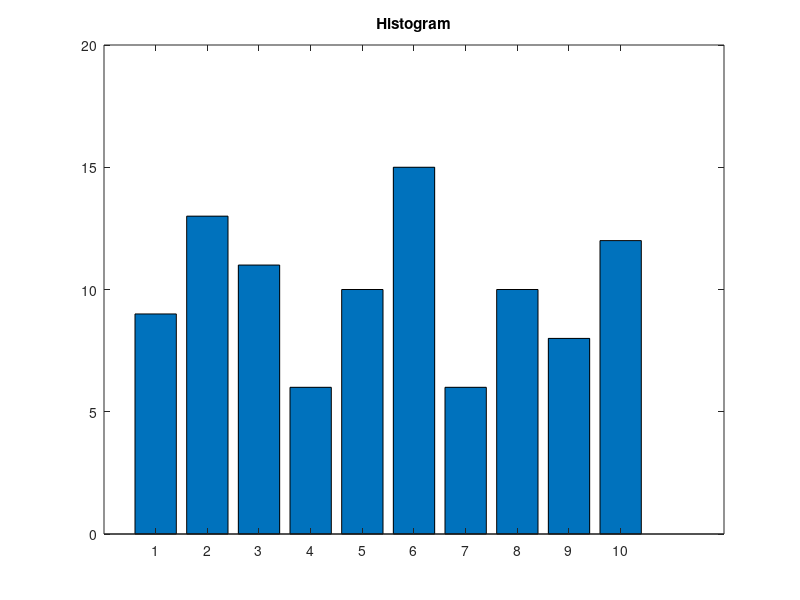
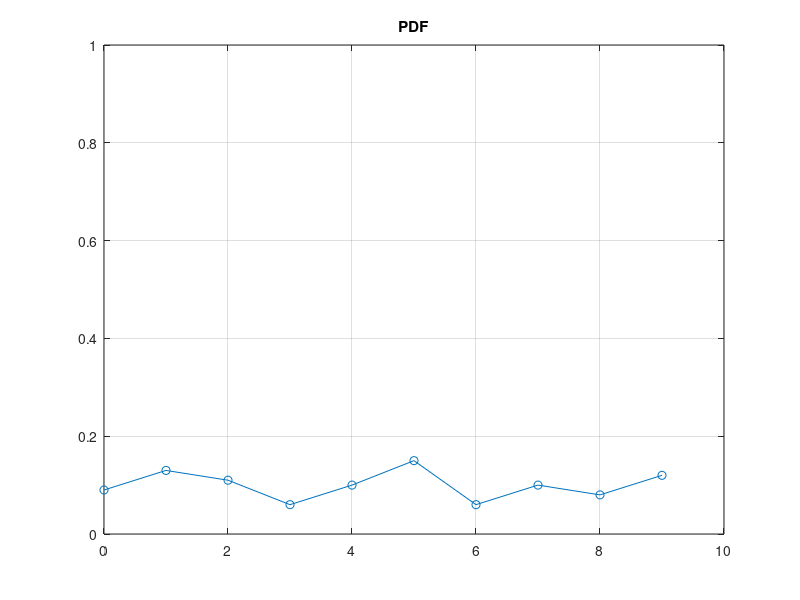

Source code (MATLAB) for these figures, in order:
clear;
x=floor(rand(1, 100) * 10 + 20);
disp(x)
h=hist(x);
figure(1), bar(h), title('Histogram');

t=0:9;
p=h/sum(h);
figure(2), plot(t,p,'o-'), title('PDF');
grid;
axis([0 10 0 1]);
